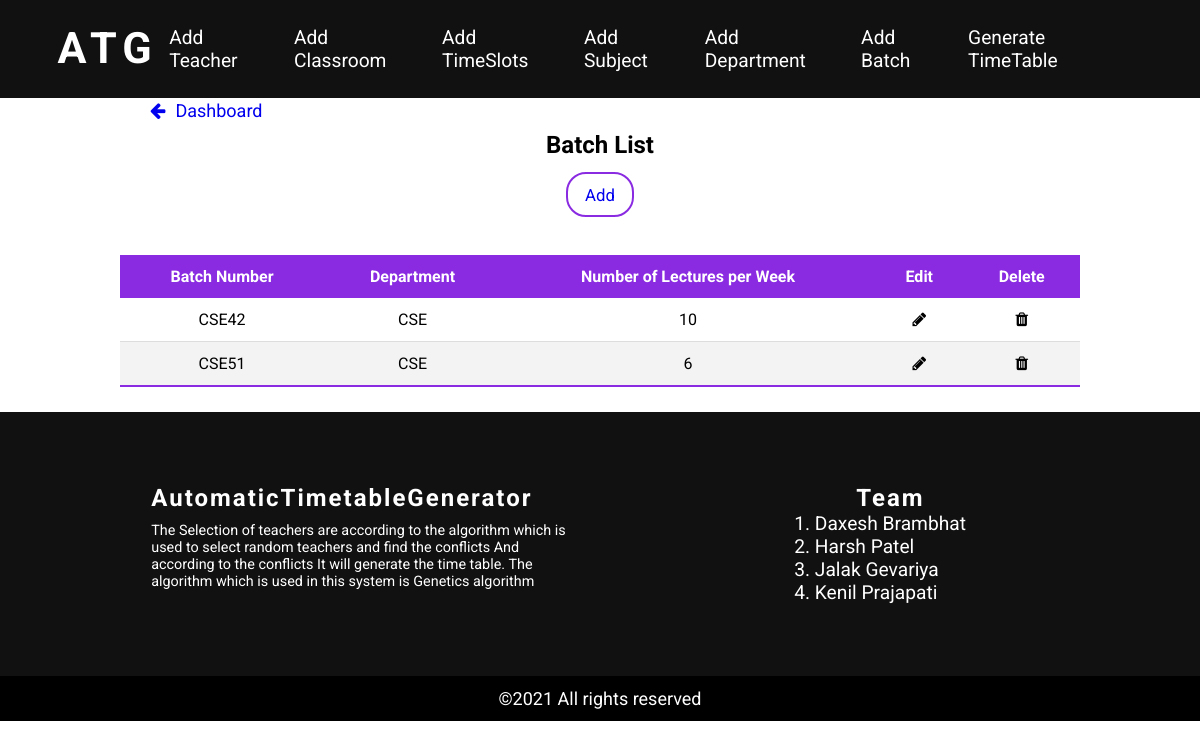
The app's page /view-batches with its own data.
### atmsecondary/models.py (models this page shows, shortened)
class Section(models.Model):
    section_id = models.CharField(max_length=25, primary_key=True)
    department = models.ForeignKey(Department, on_delete=models.CASCADE)
    num_class_in_week = models.IntegerField(default=0)
    course = models.ForeignKey(Course, on_delete=models.CASCADE, blank=True, null=True)
    meeting_time = models.ForeignKey(MeetingTime, on_delete=models.CASCADE, blank=True, null=True)
    room = models.ForeignKey(Room, on_delete=models.CASCADE, blank=True, null=True)
    instructor = models.ForeignKey(Instructor, on_delete=models.CASCADE, blank=True, null=True)

class Department(models.Model):
    dept_name = models.CharField(max_length=50)
    courses = models.ManyToManyField(Course)
    def __str__(self):
        return self.dept_name

### atmsecondary/views.py (the view)
# urls.py: path('view-batches', views.view_batches, name='view_batch'),
def view_batches(request):
    user = None
    if request.user.is_authenticated:
        user = request.user
    data = Section.objects.all()
    context = {'data': data}
    return render(request, 'view-batch.html', context)

### templates/view-batch.html (shortened to what this page needs)
{% extends 'constant/main.html' %}
{% block content %}
{% include 'constant/header2.html' %}
<div class="view">
    <div class="back-btn">
        <a href="{% url 'dashboard' %}" class="button2"><i class="fa fa-arrow-left" aria-hidden="true"></i>Dashboard</a>
    </div>
    <h1 style="text-align: center;">Batch List</h1>
<center>
    <a href="{% url 'add_batch' %}" class="button" style="display: inline-block;text-align: center;">Add</a>
</center>
    <table class="teacher-table">
        <thead>
            <tr>
                <th>Batch Number</th>
                <th>Department</th>
                <th>Number of Lectures per Week</th>
                <th>Edit</th>
                <th>Delete</th>
            </tr>
        </thead>
        <tbody>
        {% for i in data %}
            <tr>
                <td>{{i.section_id}}</td>
                <td>{{i.department}}</td>
                <td>{{i.num_class_in_week}}</td>
                <td><a href="{% url 'update_batch' i.section_id %}"><i class="fa fa-pencil" aria-hidden="true"></i></a></td>
                <td><a href="{% url 'delete_batch' i.section_id %}"><i class="fa fa-trash" aria-hidden="true"></i></a></td>
            </tr>
        {% endfor %}
        </tbody>
    </table>
</div>
    {% include 'constant/footer2.html' %}
{%endblock %}

### static/css/style.css (style rules this page uses)
* { margin: 0; padding: 0; box-sizing: border-box; font-family: 'Roboto',sans-serif; }
html { font-size: 12px; }
body { font-size: 12px; position: relative; width: 100%; }
.button { display: block; text-decoration: none; padding: .6em 1em; background: transparent; border: 2px solid blueviolet; border-radius: 20px; font-size: 1.4rem; margin: .8em 0; cursor: pointer; transition: all .2s ease; }
i { font-size: 1.2rem; margin: 0 .2em; }
table { border-collapse: collapse; margin: 25px auto; font-size: 16px; width: 80%; }
table th { background-color: #8A2BE2; color: #fff; text-align: center; font-weight: bold; }
table th, table td { padding: 12px 15px; }
table tbody tr { border-bottom: 1px solid #dddddd; }
table tbody tr:nth-child(even) { background-color: #f3f3f3; }
table tbody tr:last-of-type { border-bottom:2px solid #8A2BE2; }
table td { text-align: center; }
.teacher-table { border-collapse: collapse; margin: 25px auto; font-size: 16px; width: 80%; }
.teacher-table thead tr { background-color: #8A2BE2; color: #fff; text-align: left; font-weight: bold; }
.teacher-table th, .teacher-table td { padding: 12px 15px; }
.teacher-table tbody tr { border-bottom: 1px solid #dddddd; }
.teacher-table tbody tr:nth-child(even) { background-color: #f3f3f3; }
.teacher-table tbody tr:last-of-type { border-bottom:2px solid #8A2BE2; }
.teacher-table a { color: black; }
.view { margin-top: 100px; }
.back-btn { margin: 10px 140px; }
.back-btn .button2 { text-decoration: none; font-size: 18px; }
.back-btn i { margin: 0 10px; }

### records on screen
Section: section_id "CSE42", department "CSE", num_class_in_week "10"
Section: section_id "CSE51", department "CSE", num_class_in_week "6"
